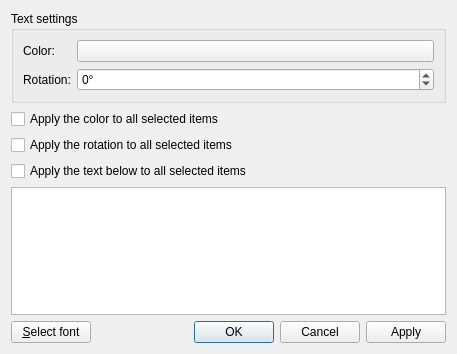
<?xml version="1.0" encoding="UTF-8"?>
<ui version="4.0">
 <class>TextEditorDialog</class>
 <widget class="QDialog" name="TextEditorDialog">
  <property name="geometry">
   <rect>
    <x>0</x>
    <y>0</y>
    <width>457</width>
    <height>354</height>
   </rect>
  </property>
  <property name="windowTitle">
   <string>Text editor</string>
  </property>
  <property name="styleSheet">
   <string notr="true">
QWidget {
    background-color: #323232;
    color: #BAF73C;
}

QToolBar {
    border:0px;
}

QGraphicsView, QTextEdit, QPlainTextEdit, QTreeWidget, QListWidget, QLineEdit, QSpinBox, QComboBox {
    background-color: #282828;
}

QLabel, QMenu, QStatusBar {
  color: #BAF73C;
}

QMenuBar::item {
    background-color: #323232;
}

QMenu::item:selected {
    color: #f2f2f2;
    background-color: #383838;
}

QToolButton:hover {
    background-color: #383838;
}

QGroupBox {
    color: #BAF73C;
    font: bold 12px;
    padding: 15px;
    border-style: none;
}

QAbstractScrollArea::corner {
    background: #323232;
}

QScrollBar::add-page:horizontal, QScrollBar::sub-page:horizontal, QScrollBar::add-page:vertical, QScrollBar::sub-page:vertical {
  background: none;
}

QComboBox {
    selection-color: #f2f2f2;
    selection-background-color: #323232;
}

QComboBox QAbstractItemView {
    background-color: #282828;
}

QDockWidget, QMenuBar, QPushButton, QToolButton, QTabWidget, QHeaderView::section {
    color: #BAF73C;
    font: bold 11px;
}

QTabBar {
    color: #BAF73C;
}

QRadioButton, QCheckBox {
  color: #BAF73C;
}

QRadioButton::disabled, QCheckBox::disabled {
  color: gray;
}
// bg-color=#282828
// fg-color=#BAF73C
// tool-bar=#323232
// selection-bg=#383838 
// selection-fg=#f2f2f2
 </string>
  </property>
  <property name="modal">
   <bool>true</bool>
  </property>
  <layout class="QVBoxLayout" name="verticalLayout">
   <item>
    <widget class="QGroupBox" name="uiTextSettingsGroupBox">
     <property name="title">
      <string>Text settings</string>
     </property>
     <layout class="QGridLayout" name="gridLayout">
      <item row="0" column="0">
       <widget class="QLabel" name="uiColorLabel">
        <property name="text">
         <string>Color:</string>
        </property>
       </widget>
      </item>
      <item row="0" column="1">
       <widget class="QPushButton" name="uiColorPushButton">
        <property name="text">
         <string/>
        </property>
       </widget>
      </item>
      <item row="2" column="0">
       <widget class="QLabel" name="uiRotationLabel">
        <property name="text">
         <string>Rotation:</string>
        </property>
       </widget>
      </item>
      <item row="2" column="1">
       <widget class="QSpinBox" name="uiRotationSpinBox">
        <property name="sizePolicy">
         <sizepolicy hsizetype="Expanding" vsizetype="Fixed">
          <horstretch>0</horstretch>
          <verstretch>0</verstretch>
         </sizepolicy>
        </property>
        <property name="toolTip">
         <string>Rotation can be ajusted on the scene for a selected item while
editing (notes only) with ALT and '+' (or P) / ALT and '-' (or M)</string>
        </property>
        <property name="suffix">
         <string>°</string>
        </property>
        <property name="minimum">
         <number>-360</number>
        </property>
        <property name="maximum">
         <number>360</number>
        </property>
       </widget>
      </item>
     </layout>
    </widget>
   </item>
   <item>
    <widget class="QCheckBox" name="uiApplyColorToAllItemsCheckBox">
     <property name="text">
      <string>Apply the color to all selected items</string>
     </property>
    </widget>
   </item>
   <item>
    <widget class="QCheckBox" name="uiApplyRotationToAllItemsCheckBox">
     <property name="text">
      <string>Apply the rotation to all selected items</string>
     </property>
    </widget>
   </item>
   <item>
    <widget class="QCheckBox" name="uiApplyTextToAllItemsCheckBox">
     <property name="text">
      <string>Apply the text below to all selected items</string>
     </property>
    </widget>
   </item>
   <item>
    <widget class="QPlainTextEdit" name="uiPlainTextEdit"/>
   </item>
   <item>
    <layout class="QHBoxLayout" name="horizontalLayout">
     <item>
      <widget class="QPushButton" name="uiFontPushButton">
       <property name="text">
        <string>&amp;Select font</string>
       </property>
      </widget>
     </item>
     <item>
      <spacer name="horizontalSpacer">
       <property name="orientation">
        <enum>Qt::Horizontal</enum>
       </property>
       <property name="sizeHint" stdset="0">
        <size>
         <width>40</width>
         <height>20</height>
        </size>
       </property>
      </spacer>
     </item>
     <item>
      <widget class="QDialogButtonBox" name="uiButtonBox">
       <property name="orientation">
        <enum>Qt::Horizontal</enum>
       </property>
       <property name="standardButtons">
        <set>QDialogButtonBox::Apply|QDialogButtonBox::Cancel|QDialogButtonBox::Ok</set>
       </property>
      </widget>
     </item>
    </layout>
   </item>
   <item>
    <spacer name="verticalSpacer">
     <property name="orientation">
      <enum>Qt::Vertical</enum>
     </property>
     <property name="sizeHint" stdset="0">
      <size>
       <width>20</width>
       <height>40</height>
      </size>
     </property>
    </spacer>
   </item>
  </layout>
 </widget>
 <resources>
  <include location="../../resources/resources.qrc"/>
 </resources>
 <connections>
  <connection>
   <sender>uiButtonBox</sender>
   <signal>accepted()</signal>
   <receiver>TextEditorDialog</receiver>
   <slot>accept()</slot>
   <hints>
    <hint type="sourcelabel">
     <x>248</x>
     <y>254</y>
    </hint>
    <hint type="destinationlabel">
     <x>157</x>
     <y>274</y>
    </hint>
   </hints>
  </connection>
  <connection>
   <sender>uiButtonBox</sender>
   <signal>rejected()</signal>
   <receiver>TextEditorDialog</receiver>
   <slot>reject()</slot>
   <hints>
    <hint type="sourcelabel">
     <x>316</x>
     <y>260</y>
    </hint>
    <hint type="destinationlabel">
     <x>286</x>
     <y>274</y>
    </hint>
   </hints>
  </connection>
 </connections>
</ui>
